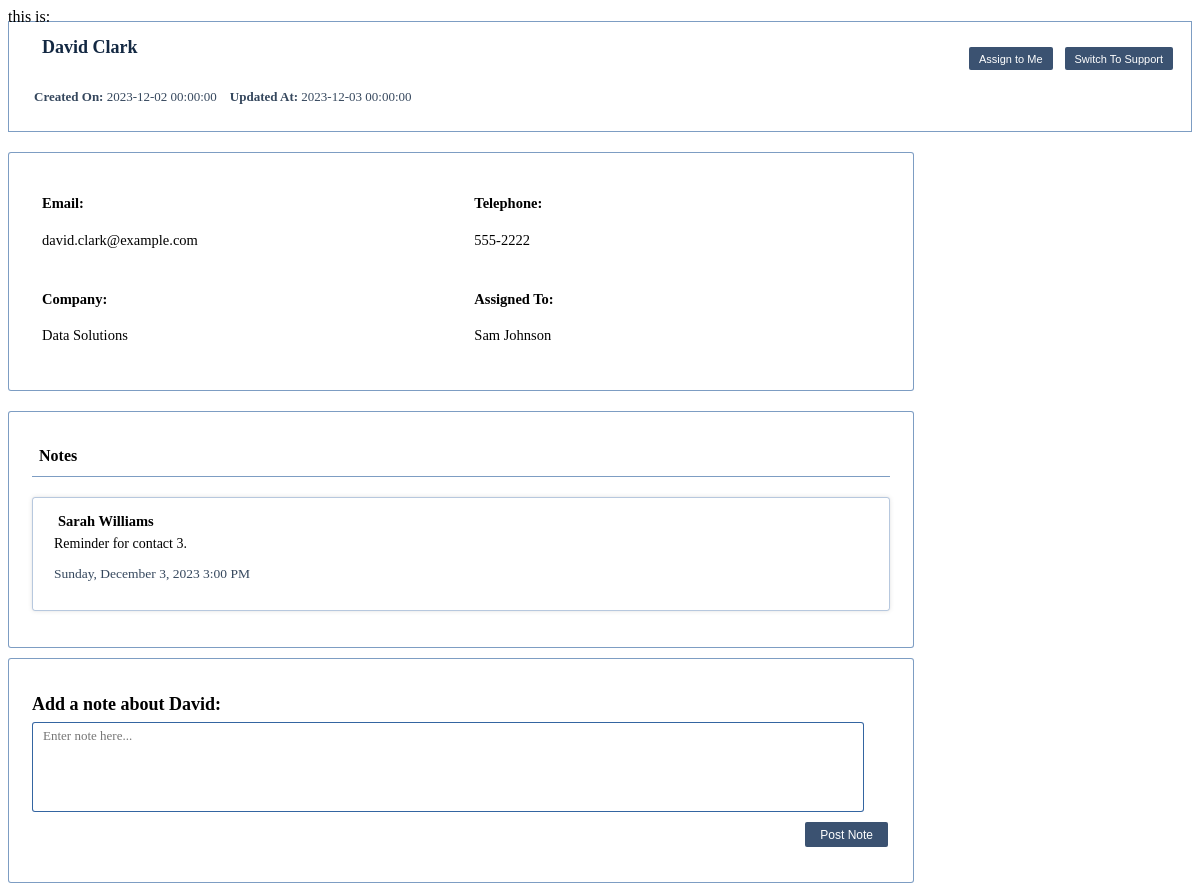
Page /screens/contactDetails.php?id=4081 on the committed database.
### tables this page shows
CREATE TABLE `contacts` (
  `id` int(11) NOT NULL auto_increment,
  `title` varchar(35) NOT NULL ,
  `firstname` varchar(35) NOT NULL ,
  `lastname` varchar(35) NOT NULL ,
  `company` varchar(35) NOT NULL ,
  `type` varchar(35) NOT NULL,
  `assigned_to` int(35) NOT NULL ,
  `created_by`  int(35) NOT NULL ,
  `created_on` DATETIME NOT NULL ,
  `updated_at` DATETIME NOT NULL ,
  `telephone` varchar(35) NOT NULL ,
  `email` varchar(35) NOT NULL ,
   PRIMARY KEY  (`id`)
);

CREATE TABLE `users` (
  `id` int(11) NOT NULL auto_increment,
  `firstname` varchar(35) NOT NULL,
  `lastname` varchar(35) NOT NULL,
  `role` varchar(35) NOT NULL,
  `created_at` DATETIME NOT NULL,
  `password` varchar(255) NOT NULL, 
  `email` varchar(35) NOT NULL,
  PRIMARY KEY (`id`)
);

CREATE TABLE `notes` (
 `id` int(11) NOT NULL AUTO_INCREMENT,
  `contact_id` int(11) NOT NULL,
  `comment` text NOT NULL,
  `created_by` int(11) NOT NULL,
  `created_at` DATETIME NOT NULL ,
  PRIMARY KEY (`id`)
);

### screens/contactDetails.php (the view, shortened to what this page needs)
<?php
include("../database/dbsetup.php");
$id = isset($_GET['id']) ? $_GET['id'] : '';
$user_id = $_SESSION['user_id']?? '';
print_r('this is: '.$user_id);
$stmt = $conn->prepare("SELECT * FROM contacts WHERE id = ?");
$stmt->execute([$id]);
if ($stmt) {
    $result = $stmt->fetch(PDO::FETCH_ASSOC);
} else {
    echo "Error: " . $conn->errorInfo()[2];
}
$notesStmt = $conn->prepare("SELECT * FROM notes WHERE contact_id = ?");
$notesStmt->execute([$id]);
if ($notesStmt) {
    $notesResult = $notesStmt->fetchAll(PDO::FETCH_ASSOC);
} else {
    echo "Error: " . $conn->errorInfo()[2];
}
    $userStmt = $conn->prepare("SELECT firstname, lastname FROM users WHERE id = ?");
    $userStmt->execute([$result['assigned_to']]);
    $userResult = $userStmt->fetch(PDO::FETCH_ASSOC);
?>
<!DOCTYPE html>
<html lang="en">
<head>
    <link rel="stylesheet" type= "text/css" href="css/contactDetails.css">
</head>
<body>
    <div id="contactDetailsHead">
        <div id="divA">
            <h1><i class="fa-solid fa-id-card-clip"></i> <?= $result['firstname'] ?> <?= $result['lastname'] ?> </h1>
            <div id="contactExtraInfo">
                <p> <strong> Created On: </strong> <?= $result['created_on'] ?>  </p>
                <p> <strong> Updated At: </strong> <?= $result['updated_at'] ?> </p>
            </div>
        </div>
        <div id="contactHeadButtons">
            <button id = "Assign" class = "assign" >Assign to Me</button>
            <?php
            if ($result['type'] === "Sales Lead") {
                echo '<button id = "SupportButton" class = "switch" >Switch To Support</button>';
            } elseif ($result['type'] === "Support") {
                echo '<button id = "SalesButton" class = "switch" >Switch To Sales Lead</button>';
            }
            ?>
        </div>
    </div>
    <div id="contactDetailsBody">
        <div id="div1">
            <div class="detailsrow">
                <h4>Email:</h4>
                <?= $result['email'] ?>
            </div>
            <div class="detailsrow">
                <h4>Company:</h4>
                <?= $result['company'] ?>
            </div>
        </div>
        <div id="div2">
            <div class="detailsrow">
                <h4>Telephone:</h4>
                <?= $result['telephone'] ?>
            </div>
            <div class="detailsrow">
                <h4>Assigned To:</h4>
                <div id="assignedTo">
                    <?php if($userResult) : ?>
                        <?= $userResult['firstname'] . ' ' . $userResult['lastname'] ?>
                    <?php else : ?>
                        <?= "None" ?>
                    <?php endif; ?>
                </div>
            </div>
        </div>
    </div>
    <div id="NotesBody">
        <h1 id="NotesHead"><i class="fa-solid fa-pen-to-square"></i> Notes</h1>
            <?php if ($notesResult === "No notes found with the provided ID.") { ?>
                <p id="noNotes"><?= $result['firstname'] ?> has no notes yet.</p>
            <?php } else { ?>
                <?php foreach ($notesResult as $row): ?>
                    <div class="NotesComment">
                    <?php
                        $userStmt1 = $conn->prepare("SELECT firstname, lastname FROM users WHERE id = ?");
                        $userStmt1->execute([$row['created_by']]);
                        $userResult1 = $userStmt1->fetch(PDO::FETCH_ASSOC);
                        ?>
                        <div id="userfullname">
                            <?php if($userResult1) : ?>
                                <?= $userResult1['firstname'] . ' ' . $userResult1['lastname'] ?>
                            <?php else : ?>
                                <?= "None" ?>
                            <?php endif; ?>
                        </div>
                        <p><?= $row['comment'] ?></p>
                        <p id="commentdate">
                            <?php
                            $noteCreatedDate = new DateTime($row['created_at']);
                            echo $noteCreatedDate->format('l, F j, Y g:i A');
                            ?>
                        </p>
                    </div>
                <?php endforeach; ?>
            <?php } ?>
    </div>
    <div id="NotesEntry">
        <form action="database/notesConnect.php" method="post">
            <h1>Add a note about <?= $result['firstname'] ?>: </h1>
            <textarea id="comment" name="comment" required placeholder="Enter note here..."></textarea>
            <div id='savectrl'>
                <button type="submit" id="save">Post Note</button>
            </div>
        </form>
    </div>
</body>
</html>

### css/contactDetails.css (style rules this page uses)
#contactDetailsHead { display: flex; justify-content: space-between; margin-top: -5px; padding: 10px; padding-left: 25px; padding-bottom: 13px; border: 1.5px solid rgba(37, 90, 154, 0.591); background-color: rgba(255, 255, 255, 0.85); }
#contactDetailsHead h1 { margin-top: 5px; display: inline; color: rgb(19, 40, 66); font-size: 18px; align-items:center; }
#contactDetailsHead #divA { display: flex; display: flex; align-items: space-between; flex-direction: column; }
#contactDetailsHead #contactExtraInfo { display: flex; justify-content: space-between; margin-top: 6px; font-size: 13px; color: rgba(19, 40, 66, 0.854); }
#contactDetailsHead #contactExtraInfo p { margin-right: 13px; }
#contactHeadButtons { margin-top: 15px; }
#contactHeadButtons button { background: rgb(59, 82, 113); border-radius: 2px; font-size: 11px; color: white; border: none; padding: 5.6px; padding-left: 10px; padding-right: 10px; margin-right: 8px; }
#contactDetailsBody { align-items: center; display: flex; background-color: rgba(255, 255, 255, 0.85); border-radius: 3px; border: 1.5px solid rgba(37, 90, 154, 0.591); margin-top: 20px; width: 71.5vw; padding: 23px; }
#contactDetailsBody #div1 { width: 52%; padding-left: 10px; }
#contactDetailsBody #div2 { width: 50%; }
#contactDetailsBody .detailsrow { padding-bottom: 23px; font-size: 14.5px; }
#NotesBody { align-items: center; background-color: rgba(255, 255, 255, 0.85); border-radius: 3px; border: 1.5px solid rgba(37, 90, 154, 0.591); margin-top: 20px; width: 71.5vw; min-height: 150px; padding: 23px; }
#NotesBody h1 { font-size: 17px; }
#NotesBody #NotesHead { border-bottom: 1.5px solid rgba(37, 90, 154, 0.591); padding-bottom: 10px; margin-bottom: 20px; padding-left: 4px; font-size: 16px; }
#NotesBody #NotesHead i { padding-right: 3px; font-size: 17px; }
#NotesBody .NotesComment { border: 1.5px solid rgba(37, 90, 154, 0.331); box-shadow: rgba(0, 0, 0, 0.1) 0px 0px 5px 0px, rgba(0, 0, 0, 0.1) 0px 0px 1px 0px; border-radius: 3px; margin-bottom: 13px; padding: 15px; padding-left: 21px; }
#NotesBody .NotesComment #userfullname { display: inline; font-weight: bold; font-size: 14.5px; margin-left: 4px; }
#NotesBody .NotesComment p { margin-top: 8px; font-size: 14px; margin-top: 6px; }
#NotesBody .NotesComment #commentdate { margin-top: 5px; font-size: 13.5px; color: rgba(19, 40, 66, 0.854); }
#NotesEntry { align-items: center; background-color: rgba(255, 255, 255, 0.85); border-radius: 3px; border: 1.5px solid rgba(37, 90, 154, 0.591); margin-top: 10px; width: 71.5vw; padding: 23px; }
#NotesEntry h1 { font-size: 18px; margin-bottom: 7px; }
#NotesEntry textarea { font: inherit; resize: none; width: 69.3vw; font-size: 13px; margin: 0; border-radius: 3px; height: 90px; border: 2px solid rgba(37, 90, 154, 0.93); border-width: 0.5px; padding-top: 5px; padding-left: 10px; padding-right: 10px; margin-right: 15px; }
#NotesEntry #savectrl { display: flex; justify-content: right; margin-bottom: -4px; margin-right: 2px; }
#NotesEntry #savectrl button { background: rgb(59, 82, 113); border-radius: 2px; font-size: 12px; color: white; border: none; padding: 5.5px; padding-left: 15px; margin-top: 10px; padding-right: 15px; }

### rows in the picture
contacts: firstname "David", lastname "Clark", created_on "2023-12-02 00:00:00", updated_at "2023-12-03 00:00:00", email "david.clark@example.com", company "Data Solutions", telephone "555-2222"
users: firstname "Sam", lastname "Johnson"
notes: users.firstname "Sarah", users.lastname "Williams", comment "Reminder for contact 3.", created_at "Sunday, December 3, 2023 3:00 PM"
